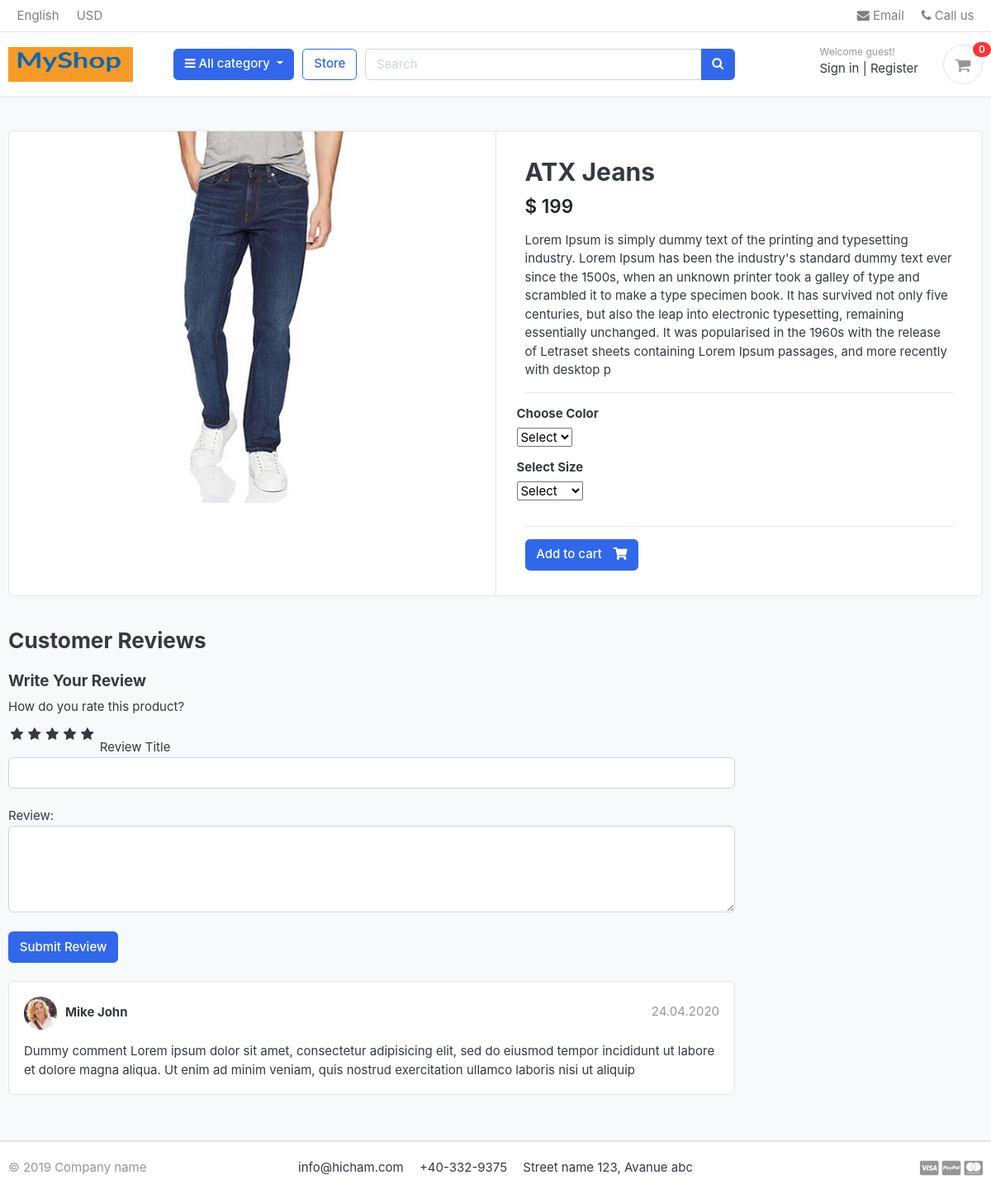
/store/category/jeans/atx-jeans/, run on the app's committed database.
### store/models.py (models this page shows, shortened)
class Product(models.Model):
    product_name = models.CharField(max_length=200, unique=True)
    slug = models.SlugField(max_length=200, unique =True)
    description = models.TextField(max_length=500, blank=True)
    price =models.IntegerField()
    images = models.ImageField(upload_to='photos/products')
    stock = models.IntegerField()
    is_available = models.BooleanField(default=True)
    category = models.ForeignKey(Category,  on_delete=models.CASCADE)
    created_date = models.DateTimeField(auto_now_add=True)
    modified_date = models.DateTimeField(auto_now=True)

### store/views.py (the view)
# urls.py: path('category/<slug:category_slug>/<slug:product_slug>/', views.product_detail, name = 'product_detail'),
def product_detail(request, category_slug, product_slug):
    try:
        single_product = Product.objects.get(category__slug=category_slug, slug=product_slug)
        in_cart=CartItem.objects.filter(cart__cart_id = _cart_id(request), product=single_product).exists()
    except Exception as e:
        raise e
    context = {'single_product': single_product, 'in_cart': in_cart,}
    return render(request, 'store/product_detail.html', context)

### carts/context_processors.py (called while the page is built)
def counter(request):
    cart_count = 0
    if 'admin' in request.path:
        return{}
    else:
        try:
            cart= Cart.objects.filter(cart_id=_cart_id(request))
            if request.user.is_authenticated:
                cart_items= CartItem.objects.all().filter(user=request.user)
            else:
                cart_items = CartItem.objects.all().filter(cart=cart[:1])
            for cart_item in cart_items:
                cart_count += cart_item.quantity
        except Cart.DoesNotExist:
            cart_count = 0
    return dict(cart_count=cart_count)

### carts/views.py (called while the page is built)
def _cart_id(request):
    cart = request.session.session_key
    if not cart:
        cart=request.session.create()
    return cart

### category/context_processors.py (called while the page is built)
def menu_links(request):
    links = Category.objects.all()
    return dict(links=links)

### category/models.py (called while the page is built)
    def get_url(self):
        return reverse('products_by_category', args=[self.slug])

### store/models.py (called while the page is built)
    def colors(self):
        return super(VariationManager, self).filter(variation_category='color', is_active=True)

    def sizes(self):
        return super(VariationManager, self).filter(variation_category='size', is_active=True)

### templates/store/product_detail.html (shortened to what this page needs)
{% extends 'base.html' %}
{% load static %}
{% block content %}
<section class="section-content padding-y bg">
<div class="container">
<div class="card">
	<div class="row no-gutters">
		<aside class="col-md-6">
<article class="gallery-wrap">
	<div class="img-big-wrap">
	   <a href="#"><img src="{{ single_product.images.url }}"></a>
	</div>
</article>
		</aside>
		<main class="col-md-6 border-left">
			<form class="" action="{% url 'add_cart' single_product.id %}" method="POST">
<article class="content-body">
<h2 class="title">{{ single_product.product_name }}</h2>
<div class="mb-3">
	<var class="price h4">$ {{single_product.price}}</var>
</div>
<p>{{single_product.description}}</p>
<hr>
	<div class="row">
		<div class="item-option-select">
			<h6>Choose Color</h6>
			<select class="" name="color" class="form-control" required>
				<option value="" disabled selected>Select</option>
			</select>
		</div>
	</div>
	<div class="row">
		<div class="item-option-select">
			<h6>Select Size</h6>
			<select class="" name="size" class="form-control">
				<option value="" disabled selected>Select</option>
			</select>
		</div>
	</div>
	<hr>
  {% if single_product.stock <= 0 %}
  <h5 class="text-danger">Out of stock</h5>
  {% else %}
	<button type ="submit" class="btn  btn-primary"> <span class="text">Add to cart</span> <i class="fas fa-shopping-cart"></i>  </button>
{% endif %}
</article>
	</form>
		</main>
	</div>
</div>
<br>
<div class="row">
			<div class="col-md-9">
	<header class="section-heading">
		<h3>Customer Reviews </h3>
	</header>
	<form class="" action="{% url 'submit_review' single_product.id %}" method="POST">
		<h5>Write Your Review</h5>
		<div class="">
			<label>How do you rate this product?</label>
			<br>
			<div class="rate">
			<input type="radio" name="rating" id="rating10" value="5" required><label for="rating10" title="5"></label>
				<input type="radio" name="rating" id="rating8" value="4" required><label for="rating8" title="4"></label>
				<input type="radio" name="rating" id="rating6" value="3" required><label for="rating6" title="3"></label>
				<input type="radio" name="rating" id="rating4" value="2" required><label for="rating4" title="2"></label>
				<input type="radio" name="rating" id="rating2" value="1" required><label for="rating2" title="1"></label>
			</div>
			Review Title
			<input type="text" class="form-control" name="subject" >
			<br>
			Review:
			<textarea name="review" rows="4" class="form-control"></textarea>
			<br>
			<input type="submit" name="" value="Submit Review" class="btn btn-primary">
		</div>
	</form>
<br>
	<article class="box mb-3">
		<div class="icontext w-100">
			<img src="{% static './images/avatars/avatar1.jpg' %}" class="img-xs icon rounded-circle">
			<div class="text">
				<span class="date text-muted float-md-right">24.04.2020 </span>
				<h6 class="mb-1">Mike John </h6>
			</div>
		</div>
		<div class="mt-3">
			<p>
				Dummy comment Lorem ipsum dolor sit amet, consectetur adipisicing elit, sed do eiusmod
				tempor incididunt ut labore et dolore magna aliqua. Ut enim ad minim veniam,
				quis nostrud exercitation ullamco laboris nisi ut aliquip
			</p>
		</div>
	</article>
	</div>
</div>
</div>
</section>
{% endblock %}

### static/css/ui.css (style rules this page uses)
html { font-family: "Inter", sans-serif; font-size: 15px; }
.content-body { flex: 1 1 auto; padding: 2rem 2.3rem; }
.img-xs, .img-sm, .img-md, .img-lg { -o-object-fit: cover; object-fit: cover; flex-shrink: 0; flex-grow: 0; }
.img-xs { width: 40px; height: 40px; }
.padding-y { padding-top: 40px; padding-bottom: 40px; }
var { font-style: normal; }
article:after, .form-group:after { display: block; clear: both; content: ""; }
.bg { background-color: #f8f9fa; }
.section-heading { margin-bottom: 20px; margin-top: 15px; }
p:last-child { margin-bottom: 0; }
.btn .text + i { margin-left: 10px; }
.icontext { display: inline-flex; align-items: center; vertical-align: middle; }
.icontext .text { width: 100%; line-height: 1.2; }
.icontext .icon { position: relative; margin-right: 10px; flex-shrink: 0; flex-grow: 0; }
.price { font-weight: 600; color: #212529; }
.box { padding: 18px; background: #fff; border-radius: 0.37rem; border: 1px solid #e4e4e4; }
.box img { max-width: 100%; }
.gallery-wrap .img-big-wrap { margin-bottom: 10px; border-radius: 0.37rem; overflow: hidden; background-color: #fff; }
.gallery-wrap .img-big-wrap a { text-align: center; display: block; }
.gallery-wrap .img-big-wrap img { height: 450px; width: auto; display: inline-block; }
.item-option-select { margin-bottom: 1rem; display: inline-block; margin-right: 15px; }

### templates/base.html (style rules this page uses)
.rate { display:inline-block; border:0; }
.rate > label { float:right; }
.rate > label:before { display:inline-block; font-size:1.1rem; font-family:FontAwesome; content:"\f005"; margin:0; padding:0.3rem .2rem; cursor: pointer; }

### data on the page
Product: images (picture), product_name "ATX Jeans", price "199", description "Lorem Ipsum is simply dummy text of the printing and typesetting industry. Lorem Ipsum has been the industry's standard dummy text ever since the 1500s, when an unknown printer took a galley of type and scrambled it to make a type specimen book. It has survived not only five centuries, but also the leap into electronic typesetting, remaining essentially unchanged. It was popularised in the 1960s with the release of Letraset sheets containing Lorem Ipsum passages, and more recently with desktop p"

### other printed values
{{ cart_count }} "0"
